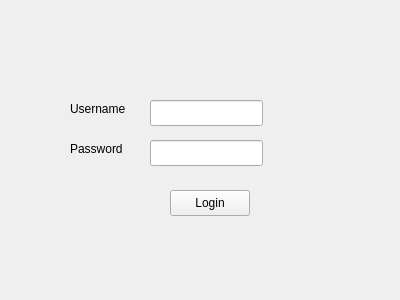
<?xml version="1.0" encoding="UTF-8"?>
<ui version="4.0">
 <class>Form</class>
 <widget class="QWidget" name="Form">
  <property name="geometry">
   <rect>
    <x>0</x>
    <y>0</y>
    <width>400</width>
    <height>300</height>
   </rect>
  </property>
  <property name="windowTitle">
   <string>Form</string>
  </property>
  <widget class="QLabel" name="label">
   <property name="geometry">
    <rect>
     <x>70</x>
     <y>100</y>
     <width>71</width>
     <height>18</height>
    </rect>
   </property>
   <property name="text">
    <string>Username</string>
   </property>
  </widget>
  <widget class="QLineEdit" name="lineEditUsername">
   <property name="geometry">
    <rect>
     <x>150</x>
     <y>100</y>
     <width>113</width>
     <height>26</height>
    </rect>
   </property>
  </widget>
  <widget class="QLabel" name="label_2">
   <property name="geometry">
    <rect>
     <x>70</x>
     <y>140</y>
     <width>71</width>
     <height>18</height>
    </rect>
   </property>
   <property name="text">
    <string>Password</string>
   </property>
  </widget>
  <widget class="QLineEdit" name="lineEditPassword">
   <property name="geometry">
    <rect>
     <x>150</x>
     <y>140</y>
     <width>113</width>
     <height>26</height>
    </rect>
   </property>
   <property name="echoMode">
    <enum>QLineEdit::Password</enum>
   </property>
  </widget>
  <widget class="QPushButton" name="pushButtonLogin">
   <property name="geometry">
    <rect>
     <x>170</x>
     <y>190</y>
     <width>80</width>
     <height>26</height>
    </rect>
   </property>
   <property name="text">
    <string>Login</string>
   </property>
  </widget>
 </widget>
 <resources/>
 <connections/>
</ui>
